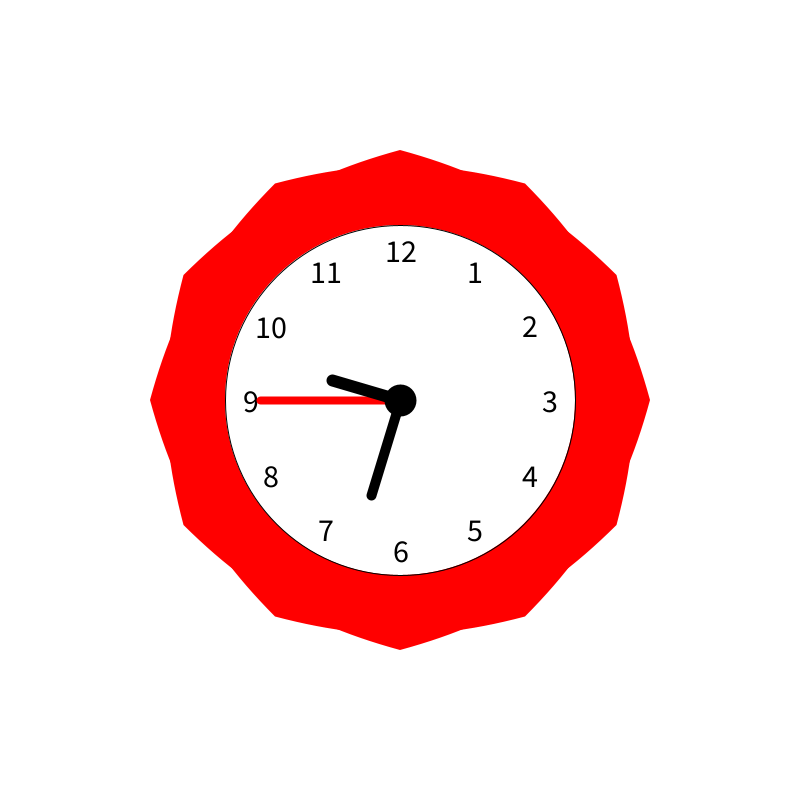
Frame 1 (no input)
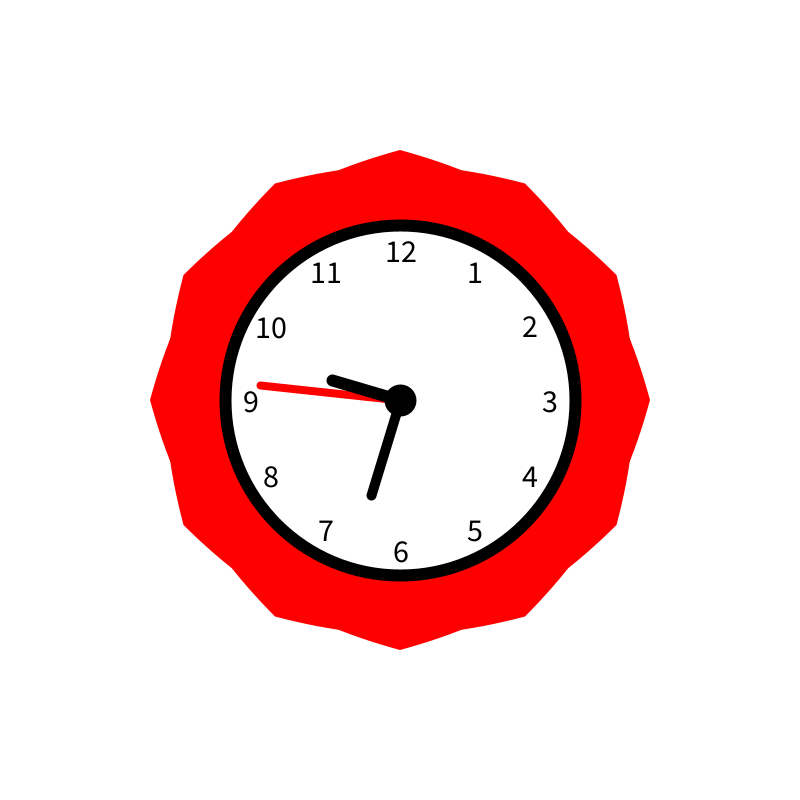
Frame 60 (the mouse pressed at the canvas centre just before this capture)
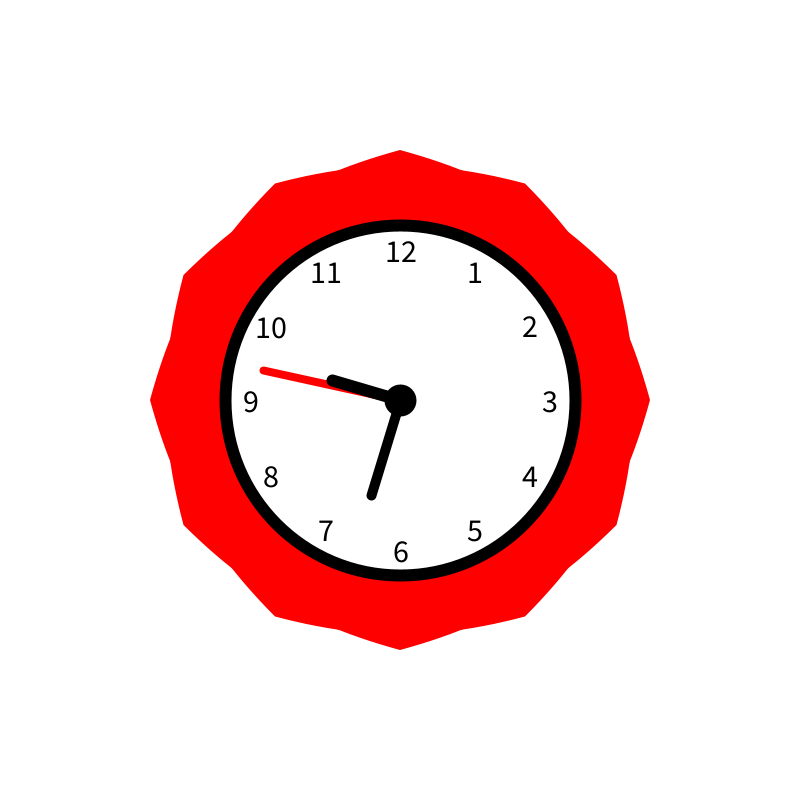
Frame 120 (the mouse held since frame 60 and released just before this capture)

The Processing sketch that drew these frames (run headless with seeded random() and noise(); from frame 60 on, the mouse is pressed at the canvas centre):

// Processing sketch: clock
// ── clock.pde
void setup() {
  size(800, 800);
}

void draw() {
  background(255);
  translate(width / 2, height / 2);

  // Draw flower petals
  int numPetals = 12;
  float petalLength = 250;  // Increased petal length
  float petalWidth = 460;   // Increased petal width

  for (int i = 0; i < numPetals; i++) {
    float angle = i * TWO_PI / numPetals;
    drawPetal(angle, petalLength, petalWidth);
  }

  // Draw clock face
  fill(255);
  stroke(0);
  ellipse(0, 0, 350, 350);  // Increased clock face size

  // Draw clock numbers
  textSize(32);
  textAlign(CENTER, CENTER);
  for (int i = 1; i <= 12; i++) {
    float angle = TWO_PI / 12 * i - HALF_PI;
    float x = cos(angle) * 150; // Position numbers closer to the edge
    float y = sin(angle) * 150;
    fill(0);
    text(i, x, y);
  }

  // Get current time
  float s = second();
  float m = minute() + s / 60.0;
  float h = hour() % 12 + m / 60.0;

  // Draw clock hands
  strokeWeight(8);
  stroke(255, 0, 0);
  line(0, 0, cos(TWO_PI * s / 60 - HALF_PI) * 140, sin(TWO_PI * s / 60 - HALF_PI) * 140); // Second hand

  strokeWeight(10);
  stroke(0);
  line(0, 0, cos(TWO_PI * m / 60 - HALF_PI) * 100, sin(TWO_PI * m / 60 - HALF_PI) * 100); // Minute hand

  strokeWeight(12);
  line(0, 0, cos(TWO_PI * h / 12 - HALF_PI) * 70, sin(TWO_PI * h / 12 - HALF_PI) * 70); // Hour hand

  // Draw clock center
  fill(0);
  ellipse(0, 0, 20, 20);
}

void drawPetal(float angle, float length, float width) {
  pushMatrix();
  rotate(angle);
  fill(255, 0, 0);
  noStroke();
  beginShape();
  vertex(0, 0);
  bezierVertex(width / 2, -length / 4, width / 2, -3 * length / 4, 0, -length);
  bezierVertex(-width / 2, -3 * length / 4, -width / 2, -length / 4, 0, 0);
  endShape(CLOSE);
  popMatrix();
}
